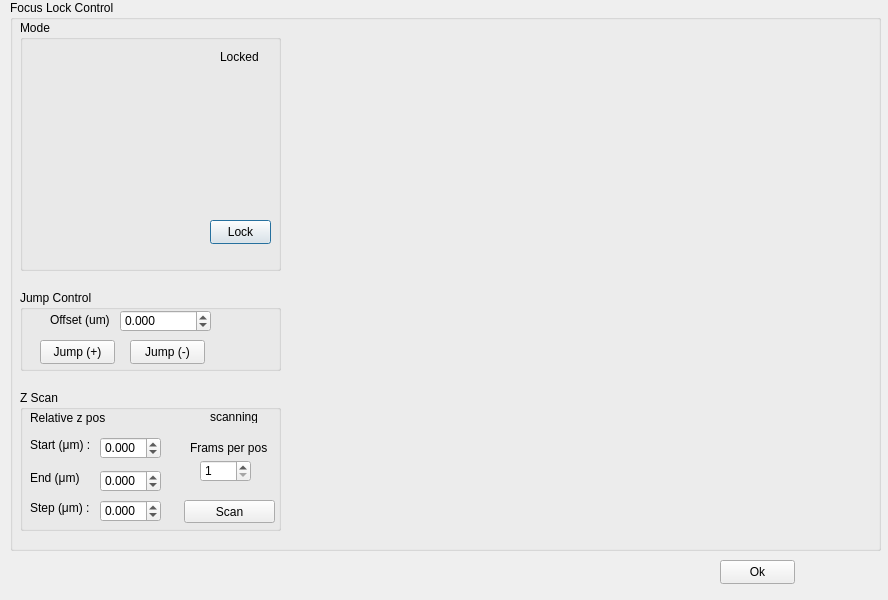
<?xml version="1.0" encoding="UTF-8"?>
<ui version="4.0">
 <class>Dialog</class>
 <widget class="QDialog" name="Dialog">
  <property name="enabled">
   <bool>true</bool>
  </property>
  <property name="geometry">
   <rect>
    <x>0</x>
    <y>0</y>
    <width>888</width>
    <height>600</height>
   </rect>
  </property>
  <property name="sizePolicy">
   <sizepolicy hsizetype="Fixed" vsizetype="Fixed">
    <horstretch>0</horstretch>
    <verstretch>0</verstretch>
   </sizepolicy>
  </property>
  <property name="minimumSize">
   <size>
    <width>888</width>
    <height>600</height>
   </size>
  </property>
  <property name="maximumSize">
   <size>
    <width>888</width>
    <height>600</height>
   </size>
  </property>
  <property name="windowTitle">
   <string>HAL-4000 Focus Lock</string>
  </property>
  <widget class="QGroupBox" name="focusLockBox">
   <property name="geometry">
    <rect>
     <x>10</x>
     <y>0</y>
     <width>871</width>
     <height>551</height>
    </rect>
   </property>
   <property name="title">
    <string>Focus Lock Control</string>
   </property>
   <widget class="QGroupBox" name="modeBox">
    <property name="geometry">
     <rect>
      <x>10</x>
      <y>20</y>
      <width>261</width>
      <height>251</height>
     </rect>
    </property>
    <property name="title">
     <string>Mode</string>
    </property>
    <widget class="QPushButton" name="lockButton">
     <property name="geometry">
      <rect>
       <x>190</x>
       <y>200</y>
       <width>61</width>
       <height>24</height>
      </rect>
     </property>
     <property name="text">
      <string>Lock</string>
     </property>
    </widget>
    <widget class="QLabel" name="lockLabel">
     <property name="geometry">
      <rect>
       <x>200</x>
       <y>30</y>
       <width>46</width>
       <height>14</height>
      </rect>
     </property>
     <property name="text">
      <string>Locked</string>
     </property>
    </widget>
    <widget class="QWidget" name="modeWidget" native="true">
     <property name="geometry">
      <rect>
       <x>7</x>
       <y>12</y>
       <width>161</width>
       <height>241</height>
      </rect>
     </property>
    </widget>
   </widget>
   <widget class="QGroupBox" name="jumpControlBox">
    <property name="geometry">
     <rect>
      <x>10</x>
      <y>290</y>
      <width>261</width>
      <height>81</height>
     </rect>
    </property>
    <property name="title">
     <string>Jump Control</string>
    </property>
    <widget class="QLabel" name="jumpLabel">
     <property name="geometry">
      <rect>
       <x>30</x>
       <y>22</y>
       <width>61</width>
       <height>16</height>
      </rect>
     </property>
     <property name="text">
      <string>Offset (um)</string>
     </property>
    </widget>
    <widget class="QPushButton" name="jumpPButton">
     <property name="geometry">
      <rect>
       <x>20</x>
       <y>50</y>
       <width>75</width>
       <height>24</height>
      </rect>
     </property>
     <property name="text">
      <string>Jump (+)</string>
     </property>
    </widget>
    <widget class="QDoubleSpinBox" name="jumpSpinBox">
     <property name="geometry">
      <rect>
       <x>100</x>
       <y>20</y>
       <width>91</width>
       <height>22</height>
      </rect>
     </property>
     <property name="decimals">
      <number>3</number>
     </property>
     <property name="minimum">
      <double>-100.000000000000000</double>
     </property>
     <property name="maximum">
      <double>100.000000000000000</double>
     </property>
     <property name="singleStep">
      <double>0.005000000000000</double>
     </property>
    </widget>
    <widget class="QPushButton" name="jumpNButton">
     <property name="geometry">
      <rect>
       <x>110</x>
       <y>50</y>
       <width>75</width>
       <height>24</height>
      </rect>
     </property>
     <property name="text">
      <string>Jump (-)</string>
     </property>
    </widget>
   </widget>
   <widget class="QWidget" name="lockDisplayWidget" native="true">
    <property name="geometry">
     <rect>
      <x>280</x>
      <y>30</y>
      <width>581</width>
      <height>431</height>
     </rect>
    </property>
   </widget>
   <widget class="QGroupBox" name="zScanBox">
    <property name="geometry">
     <rect>
      <x>10</x>
      <y>390</y>
      <width>261</width>
      <height>141</height>
     </rect>
    </property>
    <property name="title">
     <string>Z Scan</string>
    </property>
    <widget class="QDoubleSpinBox" name="zScanStartSpinBox">
     <property name="geometry">
      <rect>
       <x>80</x>
       <y>47</y>
       <width>61</width>
       <height>22</height>
      </rect>
     </property>
     <property name="decimals">
      <number>3</number>
     </property>
     <property name="minimum">
      <double>-100.000000000000000</double>
     </property>
     <property name="maximum">
      <double>100.000000000000000</double>
     </property>
     <property name="singleStep">
      <double>0.005000000000000</double>
     </property>
    </widget>
    <widget class="QLabel" name="zStartLabel">
     <property name="geometry">
      <rect>
       <x>10</x>
       <y>47</y>
       <width>61</width>
       <height>16</height>
      </rect>
     </property>
     <property name="text">
      <string>Start (μm) :</string>
     </property>
    </widget>
    <widget class="QLabel" name="zRelativeLabel">
     <property name="geometry">
      <rect>
       <x>10</x>
       <y>20</y>
       <width>81</width>
       <height>16</height>
      </rect>
     </property>
     <property name="text">
      <string>Relative z pos</string>
     </property>
    </widget>
    <widget class="QDoubleSpinBox" name="zScanEndSpinBox">
     <property name="geometry">
      <rect>
       <x>80</x>
       <y>80</y>
       <width>61</width>
       <height>22</height>
      </rect>
     </property>
     <property name="decimals">
      <number>3</number>
     </property>
     <property name="minimum">
      <double>-100.000000000000000</double>
     </property>
     <property name="maximum">
      <double>100.000000000000000</double>
     </property>
     <property name="singleStep">
      <double>0.005000000000000</double>
     </property>
    </widget>
    <widget class="QLabel" name="zEndLabel">
     <property name="geometry">
      <rect>
       <x>10</x>
       <y>80</y>
       <width>51</width>
       <height>16</height>
      </rect>
     </property>
     <property name="text">
      <string>End (μm) :</string>
     </property>
    </widget>
    <widget class="QLabel" name="zStepLable">
     <property name="geometry">
      <rect>
       <x>10</x>
       <y>110</y>
       <width>61</width>
       <height>16</height>
      </rect>
     </property>
     <property name="text">
      <string>Step (μm) :</string>
     </property>
    </widget>
    <widget class="QDoubleSpinBox" name="zScanStepSpinBox">
     <property name="geometry">
      <rect>
       <x>80</x>
       <y>110</y>
       <width>61</width>
       <height>22</height>
      </rect>
     </property>
     <property name="decimals">
      <number>3</number>
     </property>
     <property name="minimum">
      <double>-100.000000000000000</double>
     </property>
     <property name="maximum">
      <double>100.000000000000000</double>
     </property>
     <property name="singleStep">
      <double>0.005000000000000</double>
     </property>
    </widget>
    <widget class="QPushButton" name="zScanButton">
     <property name="geometry">
      <rect>
       <x>164</x>
       <y>110</y>
       <width>91</width>
       <height>23</height>
      </rect>
     </property>
     <property name="text">
      <string>Scan</string>
     </property>
    </widget>
    <widget class="QLabel" name="zScanLabel">
     <property name="geometry">
      <rect>
       <x>190</x>
       <y>20</y>
       <width>47</width>
       <height>13</height>
      </rect>
     </property>
     <property name="text">
      <string>scanning</string>
     </property>
    </widget>
    <widget class="QDoubleSpinBox" name="zScanFramesSpinBox">
     <property name="geometry">
      <rect>
       <x>180</x>
       <y>70</y>
       <width>51</width>
       <height>22</height>
      </rect>
     </property>
     <property name="decimals">
      <number>0</number>
     </property>
     <property name="minimum">
      <double>1.000000000000000</double>
     </property>
     <property name="maximum">
      <double>1000.000000000000000</double>
     </property>
     <property name="singleStep">
      <double>1.000000000000000</double>
     </property>
    </widget>
    <widget class="QLabel" name="zScanFramesLabe">
     <property name="geometry">
      <rect>
       <x>170</x>
       <y>50</y>
       <width>81</width>
       <height>16</height>
      </rect>
     </property>
     <property name="text">
      <string>Frams per pos</string>
     </property>
    </widget>
   </widget>
  </widget>
  <widget class="QPushButton" name="okButton">
   <property name="geometry">
    <rect>
     <x>720</x>
     <y>560</y>
     <width>75</width>
     <height>24</height>
    </rect>
   </property>
   <property name="text">
    <string>Ok</string>
   </property>
  </widget>
 </widget>
 <resources/>
 <connections/>
</ui>
